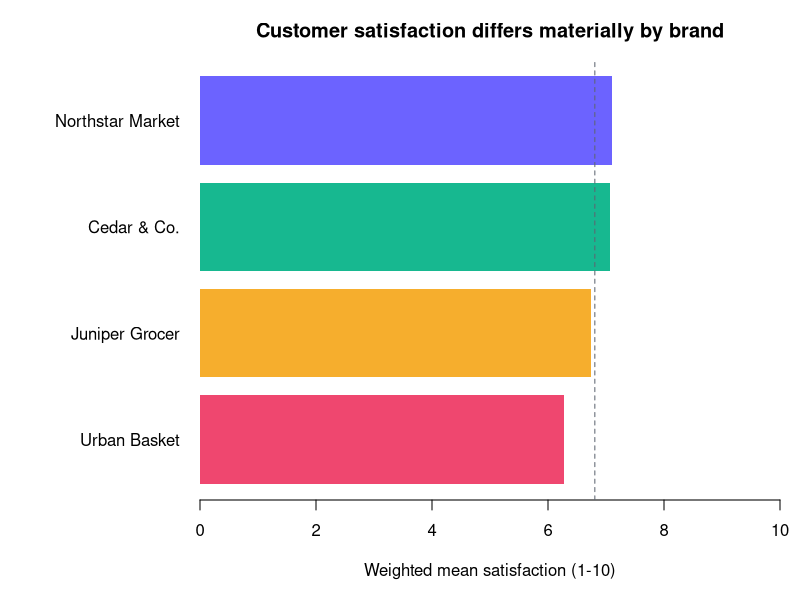
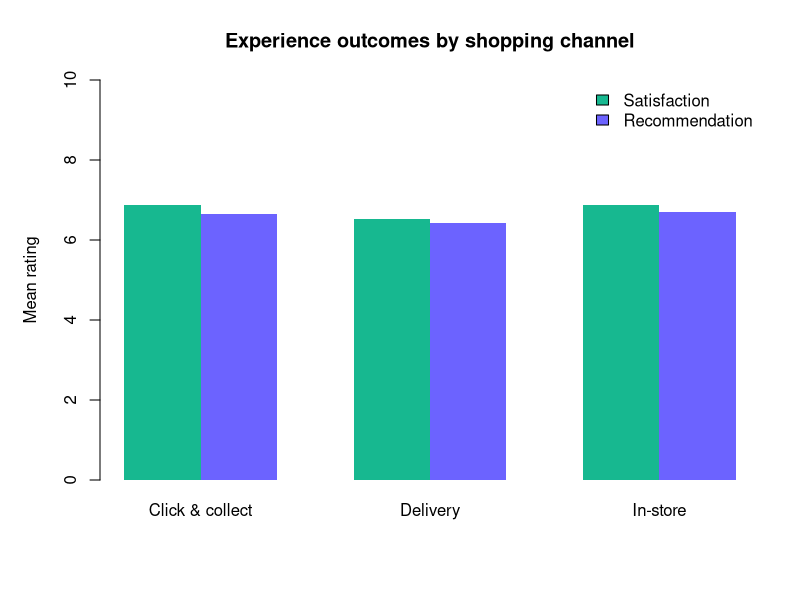
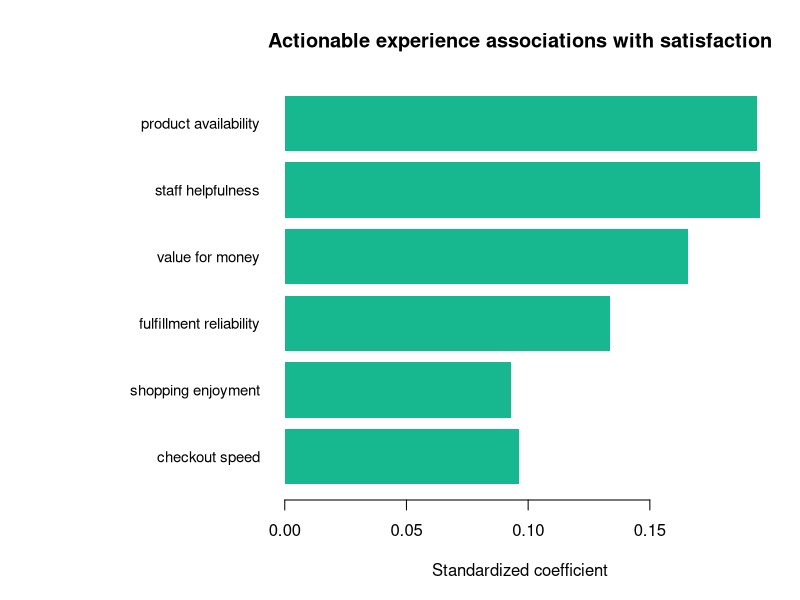
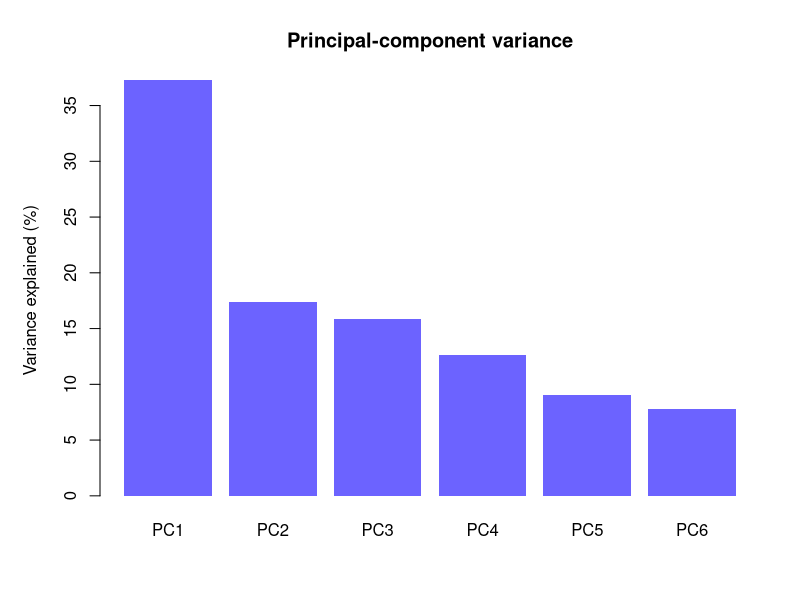
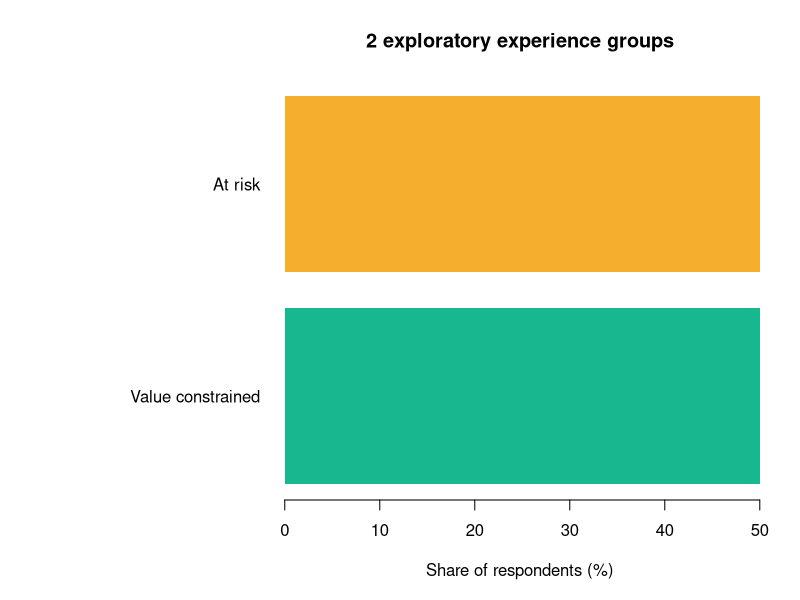

Recreate these plots in R, in order.
## ---- chunk 1
knitr::opts_chunk$set(echo = TRUE, warning = FALSE, message = FALSE,
                      fig.align = "center", out.width = "100%",
                      fig.width = 10, fig.height = 5.8, dpi = 144,
                      fig.retina = 2)
options(scipen = 999)
brand_colors <- c("#17B890", "#F6AE2D", "#6C63FF", "#EF476F")
## ---- chunk 2
d_raw <- read.csv("data/retail_experience_survey.csv", stringsAsFactors = TRUE)
d_raw$survey_date <- as.Date(as.character(d_raw$survey_date))
d <- subset(d_raw, quality_status == "Keep" & purchase_recency_days <= 30)
wmean <- function(x, w) weighted.mean(x, w, na.rm=TRUE)
wnps <- function(x, w) 100*(weighted.mean(x>=9,w,na.rm=TRUE)-weighted.mean(x<=6,w,na.rm=TRUE))
brand_summary <- do.call(rbind, lapply(split(seq_len(nrow(d)), d$brand), function(i) {
  data.frame(brand=as.character(d$brand[i[1]]),
    satisfaction=wmean(d$overall_satisfaction[i],d$survey_weight[i]),
    nps=wnps(d$recommendation_score[i],d$survey_weight[i]))
}))
weak_brand <- as.character(brand_summary$brand[which.min(brand_summary$satisfaction)])
strong_brand <- as.character(brand_summary$brand[which.max(brand_summary$satisfaction)])
brand_spread <- diff(range(brand_summary$satisfaction))
pilot_eligible <- d$brand==weak_brand & d$channel!="In-store" & d$stockout_experienced
pilot_share <- 100*weighted.mean(pilot_eligible,d$survey_weight)
weak_stockout <- weighted.mean(d$stockout_experienced[d$brand==weak_brand],d$survey_weight[d$brand==weak_brand])
driver_vars <- c("staff_helpfulness", "checkout_speed",
                 "product_availability", "value_for_money",
                 "fulfillment_reliability", "shopping_enjoyment")
model_d <- d
for (v in driver_vars) model_d[[v]][is.na(model_d[[v]])] <- median(model_d[[v]], na.rm=TRUE)
## ---- chunk 3
flow <- as.data.frame(table(d_raw$quality_status), stringsAsFactors=FALSE)
names(flow) <- c("Disposition", "Records")
flow <- rbind(data.frame(Disposition="Total completed (before QC)", Records=nrow(d_raw)),
              flow, data.frame(Disposition="Final quality-approved base",Records=nrow(d)))
knitr::kable(flow, align=c("l","r"), caption="Fieldwork and quality-control flow")
## ---- chunk 4
eligible_issue_violations <- sum(!d_raw$had_issue & !is.na(d_raw$issue_resolution))
eligible_app_violations <- sum(!d_raw$used_app & !is.na(d_raw$store_app_ease))
qa <- data.frame(
  Check=c("Duplicate respondent IDs", "Ratings outside allowed ranges",
          "Issue skip-logic violations", "App skip-logic violations"),
  Result=c(anyDuplicated(d_raw$respondent_id),
           sum(d_raw$overall_satisfaction<1|d_raw$overall_satisfaction>10|d_raw$recommendation_score<0|d_raw$recommendation_score>10),
           eligible_issue_violations, eligible_app_violations))
knitr::kable(qa,align=c("l","l"),caption="Data-quality checks")
## ---- chunk 5
structure_table <- data.frame(
  Measure = c("Sample", "Brands", "Channels", "Experience attributes", "Outcome measures"),
  Definition = c(paste(format(nrow(d_raw), big.mark=","), "completes;", format(nrow(d), big.mark=","), "quality-approved"), "4 brand aliases",
                 "In-store, click & collect, delivery", "8 ratings on a 1-10 scale",
                 "Overall satisfaction and likelihood to recommend")
)
knitr::kable(structure_table, align = c("l", "l"))
## ---- chunk 6
brand_ci <- do.call(rbind, lapply(split(seq_len(nrow(d)), d$brand), function(i) {
  x<-d$overall_satisfaction[i]; w<-d$survey_weight[i]; m<-wmean(x,w)
  neff<-(sum(w)^2)/sum(w^2); se<-sqrt(sum(w*(x-m)^2)/sum(w))/sqrt(neff)
  c(mean=m, lower=m-1.96*se, upper=m+1.96*se, n=length(i))
}))
brand_ci <- data.frame(brand = rownames(brand_ci), brand_ci, row.names = NULL)
## ---- chunk 7
op <- par(mar = c(5, 10, 3, 1), las = 1, family = "sans")
ord <- order(brand_summary$satisfaction)
barplot(brand_summary$satisfaction[ord], names.arg = brand_summary$brand[ord],
        horiz = TRUE, xlim = c(0, 10), col = brand_colors[ord], border = NA,
        xlab = "Weighted mean satisfaction (1-10)", main = "Customer satisfaction differs materially by brand")
abline(v = wmean(d$overall_satisfaction,d$survey_weight), col = "#5D6470", lty = 2)
par(op)
## ---- chunk 8
brand_fit <- lm(overall_satisfaction ~ brand, data=d, weights=survey_weight)
brand_p <- anova(brand_fit)$`Pr(>F)`[1]
unweighted_brand <- aggregate(overall_satisfaction~brand,d,mean)
unweighted_spread <- diff(range(unweighted_brand$overall_satisfaction))
## ---- chunk 9
brand_ci_out <- brand_ci[order(-brand_ci$mean), ]
brand_ci_out[, 2:4] <- round(brand_ci_out[, 2:4], 2)
names(brand_ci_out) <- c("Brand", "Mean", "95% CI lower", "95% CI upper", "n")
knitr::kable(brand_ci_out, align = c("l", rep("r", 4)))
## ---- chunk 10
display_summary <- brand_summary[order(-brand_summary$satisfaction), ]
display_summary$satisfaction <- round(display_summary$satisfaction, 2)
display_summary$nps <- round(display_summary$nps)
names(display_summary) <- c("Brand", "Mean satisfaction", "NPS")
knitr::kable(display_summary, align = c("l", "r", "r"))
## ---- chunk 11
channel_means <- do.call(rbind,lapply(split(seq_len(nrow(d)),d$channel),function(i)
  data.frame(channel=as.character(d$channel[i[1]]),overall_satisfaction=wmean(d$overall_satisfaction[i],d$survey_weight[i]),
             recommendation_score=wmean(d$recommendation_score[i],d$survey_weight[i]))))
mat <- t(as.matrix(channel_means[, -1]))
colnames(mat) <- channel_means$channel
op <- par(mar=c(6,5,4,2), family="sans", xpd=NA)
barplot(mat, beside = TRUE, ylim = c(0, 10), col = c("#17B890", "#6C63FF"),
        border = NA, ylab = "Mean rating", main = "Experience outcomes by shopping channel")
legend("topright", legend = c("Satisfaction", "Recommendation"),
       fill = c("#17B890", "#6C63FF"), bty = "n")
par(op)
## ---- chunk 12
brand_channel <- aggregate(cbind(overall_satisfaction,product_availability,fulfillment_reliability,store_app_ease)~brand+channel,d,mean,na.rm=TRUE)
brand_channel_n <- aggregate(respondent_id~brand+channel,d,length)
names(brand_channel_n)[3] <- "n"
brand_channel <- merge(brand_channel,brand_channel_n,by=c("brand","channel"))
brand_channel[,3:6] <- round(brand_channel[,3:6],2)
names(brand_channel) <- c("Brand","Channel","Satisfaction","Availability","Reliability","App ease","n")
knitr::kable(brand_channel,align=c("l","l",rep("r",5)),caption="Brand-by-channel experience profile")
## ---- chunk 13
model_formula <- as.formula(paste("overall_satisfaction ~", paste(driver_vars, collapse = " + "), "+ brand + channel"))
fit <- lm(model_formula, data = model_d, weights = survey_weight)
coefs <- coef(summary(fit))[-1, , drop = FALSE]
coefs <- coefs[rownames(coefs) %in% driver_vars,,drop=FALSE]
driver_results <- data.frame(
  attribute = rownames(coefs),
  coefficient = coefs[, "Estimate"],
  p_value = coefs[, "Pr(>|t|)"]
)
driver_results <- driver_results[order(driver_results$coefficient), ]

# Standardized coefficients for comparable effect sizes
z <- as.data.frame(scale(model_d[, c("overall_satisfaction", driver_vars)]))
z$survey_weight <- model_d$survey_weight
z$brand <- model_d$brand
z$channel <- model_d$channel
fit_std <- lm(model_formula, data = z, weights = survey_weight)
std_coefs <- coef(summary(fit_std))[-1, , drop = FALSE]
driver_results$standardized <- std_coefs[driver_results$attribute, "Estimate"]

# Deterministic 80/20 holdout validation
set.seed(20261008)
train_id <- sample(seq_len(nrow(model_d)), floor(0.8 * nrow(model_d)))
fit_train <- lm(model_formula, data = model_d[train_id, ], weights = survey_weight)
pred <- predict(fit_train, newdata = model_d[-train_id, ])
test_rmse <- sqrt(mean((model_d$overall_satisfaction[-train_id] - pred)^2))
test_r2 <- 1 - sum((model_d$overall_satisfaction[-train_id] - pred)^2) /
  sum((model_d$overall_satisfaction[-train_id] - mean(model_d$overall_satisfaction[-train_id]))^2)

# VIF calculated from auxiliary regressions
vif_values <- sapply(driver_vars, function(v) {
  others <- setdiff(driver_vars, v)
  1 / (1 - summary(lm(as.formula(paste(v, "~", paste(others, collapse = "+"))), data = model_d))$r.squared)
})
## ---- chunk 14
pretty_names <- gsub("_", " ", driver_results$attribute)
op <- par(mar=c(5,14,4,2), family="sans", xpd=NA)
barplot(driver_results$standardized, names.arg = pretty_names, horiz = TRUE,
        las = 1, col = ifelse(driver_results$p_value < .05, "#17B890", "#BAC2CC"),
        border = NA, xlab = "Standardized coefficient", main = "Actionable experience associations with satisfaction",
        cex.names = 0.9)
par(op)
## ---- chunk 15
model_stats <- data.frame(
  Metric = c("Adjusted R-squared", "Holdout R-squared", "Holdout RMSE", "Largest VIF", "Observations"),
  Value = c(round(summary(fit)$adj.r.squared, 3), round(test_r2, 3), round(test_rmse, 3),
            round(max(vif_values), 2), nobs(fit))
)
knitr::kable(model_stats, align = c("l", "r"))
## ---- chunk 16
pca <- prcomp(model_d[, driver_vars], center = TRUE, scale. = TRUE)
variance <- pca$sdev^2 / sum(pca$sdev^2)
loading_table <- round(pca$rotation[, 1:3], 2)
## ---- chunk 17
op <- par(mar=c(5,5,4,2), family="sans", xpd=NA)
barplot(100 * variance, col = "#6C63FF", border = NA,
        names.arg = paste0("PC", seq_along(variance)),
        ylab = "Variance explained (%)", main = "Principal-component variance")
par(op)
## ---- chunk 18
knitr::kable(loading_table, caption = "Standardized loadings for the first three components")
## ---- chunk 19
set.seed(20261008)
x <- scale(model_d[, driver_vars])

# Compare k = 2..6 with a sampled average silhouette calculation.
silhouette_mean <- function(x, clusters, sample_n = 350) {
  ids <- seq_len(nrow(x))
  if (length(ids) > sample_n) ids <- sample(ids, sample_n)
  dm <- as.matrix(dist(x))
  s <- sapply(ids, function(i) {
    same <- which(clusters == clusters[i] & seq_along(clusters) != i)
    a <- if (length(same)) mean(dm[i, same]) else 0
    other_groups <- setdiff(unique(clusters), clusters[i])
    b <- min(sapply(other_groups, function(g) mean(dm[i, clusters == g])))
    if (max(a, b) == 0) 0 else (b - a) / max(a, b)
  })
  mean(s)
}
candidate_k <- 2:6
silhouette_scores <- sapply(candidate_k, function(k) {
  set.seed(20261008 + k)
  candidate <- kmeans(x, centers = k, nstart = 30)
  silhouette_mean(x, candidate$cluster)
})
selected_k <- candidate_k[which.max(silhouette_scores)]
set.seed(20261008)
km <- kmeans(x, centers = selected_k, nstart = 50)
d$segment_id <- km$cluster
profile <- aggregate(model_d[, c(driver_vars, "overall_satisfaction", "recommendation_score")],
                     list(segment_id = d$segment_id), mean, na.rm=TRUE)
segment_order <- order(profile$overall_satisfaction)
base_names <- c("At risk", "Value constrained", "Pragmatic", "Positive", "Experience advocates", "Champions")
segment_names <- base_names[seq_len(selected_k)]
profile$segment <- NA_character_
profile$segment[segment_order] <- segment_names
d$segment <- profile$segment[match(d$segment_id, profile$segment_id)]
segment_sizes <- as.data.frame(prop.table(table(d$segment)))
names(segment_sizes) <- c("segment", "share")
segment_sizes <- segment_sizes[order(segment_sizes$share), ]
## ---- chunk 20
op <- par(mar=c(5,14,4,2), family="sans", xpd=NA)
barplot(100 * segment_sizes$share, names.arg = segment_sizes$segment, horiz = TRUE,
        las = 1, col = rep(brand_colors,length.out=selected_k), border = NA,
        xlab = "Share of respondents (%)", main = paste(selected_k,"exploratory experience groups"))
par(op)
## ---- chunk 21
profile_out <- profile[, c("segment", "overall_satisfaction", "recommendation_score",
                           "value_for_money", "staff_helpfulness", "fulfillment_reliability")]
profile_out[, -1] <- round(profile_out[, -1], 2)
names(profile_out) <- c("Segment", "Satisfaction", "Recommendation", "Value", "Staff", "Reliability")
profile_out <- profile_out[order(profile_out$Satisfaction), ]
knitr::kable(profile_out, align = c("l", rep("r", 5)))
## ---- chunk 22
knitr::kable(data.frame(Clusters = candidate_k, `Average silhouette` = round(silhouette_scores, 3)),
             align = c("r", "r"))
## ---- chunk 23
pilot_sd <- sd(d$overall_satisfaction)
pilot_n_arm <- ceiling(2*(qnorm(.975)+qnorm(.80))^2*pilot_sd^2/(.20^2))
recruit_n_arm <- ceiling(pilot_n_arm/.85)
mde <- (qnorm(.975)+qnorm(.80))*pilot_sd*sqrt(2/pilot_n_arm)
cost_per_recruit <- 60000/(2*recruit_n_arm)
power_plan <- data.frame(
  Item=c("Eligible audience","Required analyzed sample","Recruitment target","Budget assumption","Detectable lift","Decision date","Guardrail"),
  Plan=c(paste0(weak_brand," digital customers with a recent unavailable item (",round(pilot_share,1),"% of approved survey base)"),
         paste0(pilot_n_arm," treatment + ",pilot_n_arm," holdout"),
         paste0(recruit_n_arm," per arm, allowing 15% attrition"),
         paste0("$60k delivery budget (~$",round(cost_per_recruit)," per recruited customer) + $15k measurement"),
         paste0(round(mde,2)," satisfaction points at 80% power"),
         "End of the 90-day pilot","Repeat visits must not decline"))
knitr::kable(power_plan,align=c("l","l"))
## ---- chunk 24
sessionInfo()
